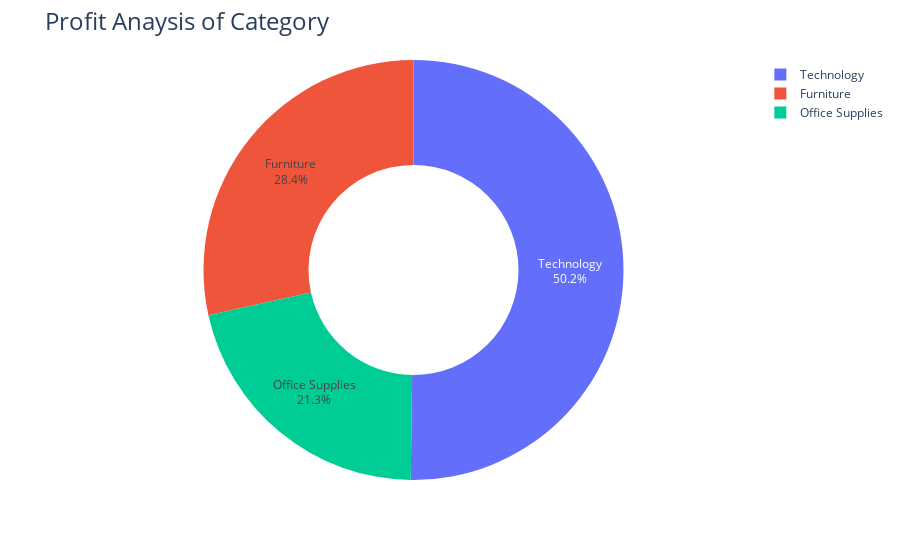

The notebook cell saved with this chart:
### Code cell
category_profit=data.groupby('Category')['Profit'].sum().reset_index()
fig=px.pie(calegory_profit,values="Profit",names="Category",
          hole=0.5
          )
fig.update_traces(textposition="inside",textinfo="percent+label")
fig.update_layout(title_text="Profit Anaysis of Category",title_font=dict(size=24))
fig.show()

### Figure 1 — Plotly figure (JSON) as saved in the notebook; plotly's stock layout.template omitted (floating-point values rounded to 4 significant figures)
{"data": [{"domain": {"x": [0, 1], "y": [0, 1]}, "hole": 0.5, "hovertemplate": "Category=%{label}<br>Profit=%{value}<extra></extra>", "labels": ["Furniture", "Office Supplies", "Technology"], "legendgroup": "", "name": "", "showlegend": true, "textinfo": "percent+label", "textposition": "inside", "type": "pie", "values": [82190.0, 61660.0, 145100.0]}], "layout": {"autosize": true, "legend": {"tracegroupgap": 0}, "margin": {"t": 60}, "title": {"font": {"size": 24}, "text": "Profit Anaysis of Category"}}}
